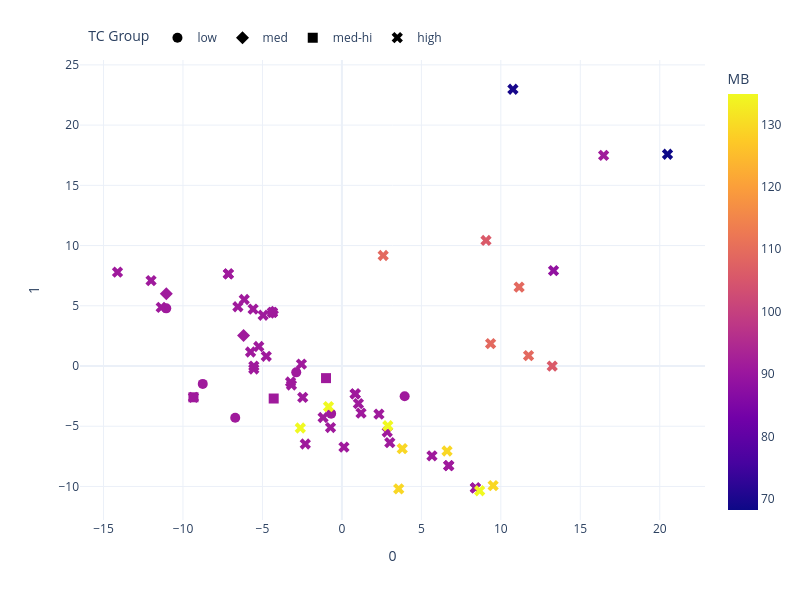

Notebook code cell kept with this figure:
### Code cell
PCA_plotter(plot_df_ss, 'MB', model_name, save=False)

### Figure 1 — Plotly figure (JSON) as saved in the notebook; plotly's stock layout.template omitted (floating-point values rounded to 4 significant figures; data arrays with more than 128 entries replaced by an {"elided": "..."} marker saying what was removed)
{"data": [{"customdata": [[1.069, 0.72, 154.9, 91.22, 1.132, 1.58], [1.093, 0.72, 148.1, 91.22, 0.7499, 1.47], [1.102, 0.72, 146.1, 91.22, 1.282, 1.52], [1.07, 0.72, 152.8, 91.22, 1.034, 1.45], [1.068, 0.72, 153.4, 91.22, 0.8014, 1.36], [1.106, 0.72, 149.4, 91.22, 0.7324, 1.4]], "hovertemplate": "<b>%{hovertext}</b><br><br>TC Group=low<br>0=%{x}<br>1=%{y}<br>RA=%{customdata[0]}<br>RB=%{customdata[1]}<br>MA=%{customdata[2]}<br>MB=%{marker.color}<br>Entropy_conf=%{customdata[4]}<br>Target TC=%{customdata[5]}<extra></extra>", "hovertext": ["*La0.53Gd0.53Dy0.95Zr2.00O7.00", "*Dy0.67Pr1.33Zr2.00O7.00", "*Nd0.70Sm0.09Eu0.70Ce0.52Zr2.00O7.00", "*Eu0.20Ho0.90Pr0.90Zr2.00O7.00", "*Nd1.00Dy1.00Zr2.00O7.00", "*La1.38Yb0.62Zr2.00O7.00"], "legendgroup": "low", "marker": {"color": [91.22, 91.22, 91.22, 91.22, 91.22, 91.22], "coloraxis": "coloraxis", "size": 10, "symbol": "circle"}, "mode": "markers", "name": "low", "orientation": "v", "showlegend": true, "type": "scatter", "x": [-0.6774, -8.755, -2.873, -6.712, -11.05, 3.948], "xaxis": "x", "y": [-3.957, -1.486, -0.5289, -4.294, 4.785, -2.508], "yaxis": "y"}, {"customdata": [[1.078, 0.72, 151.0, 91.22, 1.123, 1.73], [1.081, 0.72, 150.7, 91.22, 1.084, 1.67], [1.143, 0.72, 140.1, 91.22, 0.1713, 1.71]], "hovertemplate": "<b>%{hovertext}</b><br><br>TC Group=med<br>0=%{x}<br>1=%{y}<br>RA=%{customdata[0]}<br>RB=%{customdata[1]}<br>MA=%{customdata[2]}<br>MB=%{marker.color}<br>Entropy_conf=%{customdata[4]}<br>Target TC=%{customdata[5]}<extra></extra>", "hovertext": ["*Nd0.86Sm0.76Er0.38Zr2.00O7.00", "*Nd0.86Sm0.29Gd0.86Zr2.00O7.00", "*Ce2.00Zr2.00O7.00"], "legendgroup": "med", "marker": {"color": [91.22, 91.22, 91.22], "coloraxis": "coloraxis", "size": 10, "symbol": "diamond"}, "mode": "markers", "name": "med", "orientation": "v", "showlegend": true, "type": "scatter", "x": [-11.05, -6.189, -4.369], "xaxis": "x", "y": [6.001, 2.526, 4.457], "yaxis": "y"}, {"customdata": [[1.126, 0.72, 140.9, 91.22, 0.1713, 1.97], [1.095, 0.72, 148.2, 91.22, 1.314, 1.9], [1.083, 0.72, 149.9, 91.22, 1.494, 1.97]], "hovertemplate": "<b>%{hovertext}</b><br><br>TC Group=med-hi<br>0=%{x}<br>1=%{y}<br>RA=%{customdata[0]}<br>RB=%{customdata[1]}<br>MA=%{customdata[2]}<br>MB=%{marker.color}<br>Entropy_conf=%{customdata[4]}<br>Target TC=%{customdata[5]}<extra></extra>", "hovertext": ["*Pr2.00Zr2.00O7.00", "*Gd0.63Dy0.21Pr0.84Ce0.32Zr2.00O7.00", "*Sm0.58Gd0.33Eu0.67Pr0.08Ce0.33Zr2.00O7.00"], "legendgroup": "med-hi", "marker": {"color": [91.22, 91.22, 91.22], "coloraxis": "coloraxis", "size": 10, "symbol": "square"}, "mode": "markers", "name": "med-hi", "orientation": "v", "showlegend": true, "type": "scatter", "x": [-9.341, -4.292, -0.9994], "xaxis": "x", "y": [-2.598, -2.701, -1.007], "yaxis": "y"}, {"customdata": {"elided": "55x6 float values"}, "hovertemplate": "<b>%{hovertext}</b><br><br>TC Group=high<br>0=%{x}<br>1=%{y}<br>RA=%{customdata[0]}<br>RB=%{customdata[1]}<br>MA=%{customdata[2]}<br>MB=%{marker.color}<br>Entropy_conf=%{customdata[4]}<br>Target TC=%{customdata[5]}<extra></extra>", "hovertext": ["*Sm2.00Zr2.00O7.00", "*Sm1.38Eu0.15Dy0.46Zr2.00O7.00", "*Sm1.33Gd0.44Dy0.22Zr2.00O7.00", "*Sm0.86Dy0.29Ce0.86Zr2.00O7.00", "*La0.62Y0.34Er0.28Pr0.28Ce0.48Zr2.00O7.00", "*La1.00Sm0.25Eu0.75Zr2.00O7.00", "*Sm0.18Er0.18Ce1.64Zr2.00O7.00", "*Eu0.53Y0.53Pr0.95Zr2.00O7.00", "*Pr2.00Zr2.00O7.00", "*Ce2.00Zr2.00O7.00", "*La1.12Nd0.38Er0.50Zr2.00O7.00", "*La1.33Sm0.67Zr2.00O7.00", "*La2.00Zr2.00O7.00", "*Ce2.00Zr2.00O7.00", "*Nd1.45Sm0.18Ce0.36Zr2.00O7.00", "*La1.14Nd0.14Pr0.71Zr2.00O7.00", "*Tm0.42Ho0.42Er0.21Ce0.95Zr2.00O7.00", "*Nd0.86Sm0.57Pr0.57Zr2.00O7.00", "*La0.84Y0.32Ce0.84Zr2.00O7.00", "*Sm0.24Tm0.72Pr0.40Ce0.64Zr2.00O7.00", "*La0.09Y0.78Dy0.26Pr0.17Ce0.70Zr2.00O7.00", "*Gd1.33Ce0.67Zr2.00O7.00", "*Nd0.92Gd1.08Zr2.00O7.00", "*Eu2.00Zr2.00O7.00", "*Sm0.10Gd0.70Ho0.60Ce0.60Zr2.00O7.00", "*Gd1.33Ce0.67Zr2.00O7.00", "*Eu0.80Tm0.40Ce0.80Zr2.00O7.00", "*La0.56Gd1.00Y0.44Zr2.00O7.00", "*Eu1.08Ho0.15Ce0.77Zr2.00O7.00", "*La0.20Sm0.20Ho0.53Pr0.47Ce0.60Zr2.00O7.00", "*Eu0.55Dy0.55Er0.30Pr0.06Ce0.55Zr2.00O7.00", "*Eu2.00Zr2.00O7.00", "*Nd0.18Gd0.36Pr0.73Ce0.73Zr2.00O7.00", "*Nd2.00Zr2.00O7.00", "La2Zr2O7", "Sm2Zr2O7", "La2(Zr1/2Hf1/2)2O7", "Sm2(Zr1/4Hf1/4Sn1/4Ti1/4)2O7", "Gd2(Zr1/4Hf1/4Sn1/4Ti1/4)2O7", "(Sm1/2Gd1/2)2(Zr1/3Hf1/3Ti1/3)2O7", "(Gd1/2Eu1/2)2(Zr1/3Hf1/3Ti1/3)2O7", "(La1/2Pr1/2)2(Zr1/3Hf1/3Sn1/3)2O7", "(Gd1/2Eu1/2)2(Zr1/3Hf1/3Sn1/3)2O7", "(La1/3Nd1/3Pr1/3)2(Zr1/2Hf1/2)2O7", "(Sm1/3Gd1/3Eu1/3)2(Zr1/2Hf1/2)2O7", "(Sm1/3Gd1/3Eu1/3)2(Zr1/3Hf1/3Sn1/3)2O7", "(Sm1/3Gd1/3Eu1/3)2(Zr1/4Hf1/4Sn1/4Ti1/4)2O7", "(Sm1/4Gd1/4Eu1/4Yb1/4)2(Zr1/4Hf1/4Sn1/4Ti1/4)2O7", "(Sm1/3Gd1/3Eu1/3)2(Zr1/6Hf1/6Sn1/6Ti1/2)2O7", "(Sm1/3Gd1/3Eu1/3)2(Zr1/12Hf1/12Sn1/12Ti3/4)2O7", "(Sm1/4Gd1/4Eu1/4Yb1/4)2(Zr1/4Hf1/4Ti1/2)2O7", "(Sm3/4Yb1/4)2(Zr1/2Ti1/2)2O7", "(La1/5Nd1/5Sm1/5Eu1/5Ce1/5)2Zr2O7", "(La1/7Nd1/7Sm1/7Gd1/7Eu1/7Pr1/7Ce1/7)2(Zr1/2Hf1/2)2O7", "(La1/7Nd1/7Sm1/7Gd1/7Eu1/7Pr1/7Ce1/7)2(Zr1/3Hf1/3Sn1/3)2O7"], "legendgroup": "high", "marker": {"color": [91.22, 91.22, 91.22, 91.22, 91.22, 91.22, 91.22, 91.22, 91.22, 91.22, 91.22, 91.22, 91.22, 91.22, 91.22, 91.22, 91.22, 91.22, 91.22, 91.22, 91.22, 91.22, 91.22, 91.22, 91.22, 91.22, 91.22, 91.22, 91.22, 91.22, 91.22, 91.22, 91.22, 91.22, 91.22, 91.22, 134.9, 109.1, 109.1, 105.9, 105.9, 129.5, 129.5, 134.9, 134.9, 129.5, 109.1, 109.1, 88.67, 68.27, 91.36, 69.55, 91.22, 134.9, 129.5], "coloraxis": "coloraxis", "size": 10, "symbol": "x"}, "mode": "markers", "name": "high", "orientation": "v", "showlegend": true, "type": "scatter", "x": [-7.144, -6.545, -5.587, -6.145, -1.184, 5.666, -4.955, -2.303, -9.341, -4.369, -0.7163, 2.33, 6.72, -4.369, -12.01, 0.1283, -5.748, -11.37, 1.205, -5.231, -3.23, 0.836, -4.758, 8.399, -3.174, 0.8358, 1.037, 3.013, 2.851, -5.545, -2.465, 8.399, -5.541, -14.12, 6.72, -7.144, 8.667, 2.597, 11.74, 9.066, 13.23, 3.574, 9.515, -2.617, 2.89, 6.614, 9.355, 11.15, 13.31, 20.49, 16.47, 10.76, -2.547, -0.8433, 3.796], "xaxis": "x", "y": [7.65, 4.918, 4.724, 5.52, -4.278, -7.459, 4.21, -6.474, -2.598, 4.457, -5.11, -4.0, -8.273, 4.457, 7.092, -6.732, 1.159, 4.871, -3.91, 1.621, -1.328, -2.308, 0.8055, -10.12, -1.579, -2.32, -3.122, -6.365, -5.482, -0.2472, -2.611, -10.12, -0.01071, 7.793, -8.273, 7.65, -10.36, 9.176, 0.8625, 10.42, -0.004281, -10.2, -9.931, -5.147, -4.961, -7.058, 1.863, 6.553, 7.917, 17.58, 17.48, 22.98, 0.1605, -3.377, -6.862], "yaxis": "y"}], "layout": {"coloraxis": {"cmax": 134.9, "cmin": 68.27, "colorbar": {"title": {"text": "MB"}}, "colorscale": [[0, "#0d0887"], [0.1111, "#46039f"], [0.2222, "#7201a8"], [0.3333, "#9c179e"], [0.4444, "#bd3786"], [0.5556, "#d8576b"], [0.6667, "#ed7953"], [0.7778, "#fb9f3a"], [0.8889, "#fdca26"], [1, "#f0f921"]]}, "height": 600, "legend": {"orientation": "h", "title": {"text": "TC Group"}, "tracegroupgap": 0, "x": 0.01, "xanchor": "left", "y": 1.08, "yanchor": "top"}, "margin": {"t": 60}, "width": 800, "xaxis": {"anchor": "y", "domain": [0, 1], "title": {"text": "0"}}, "yaxis": {"anchor": "x", "domain": [0, 1], "title": {"text": "1"}}}}
